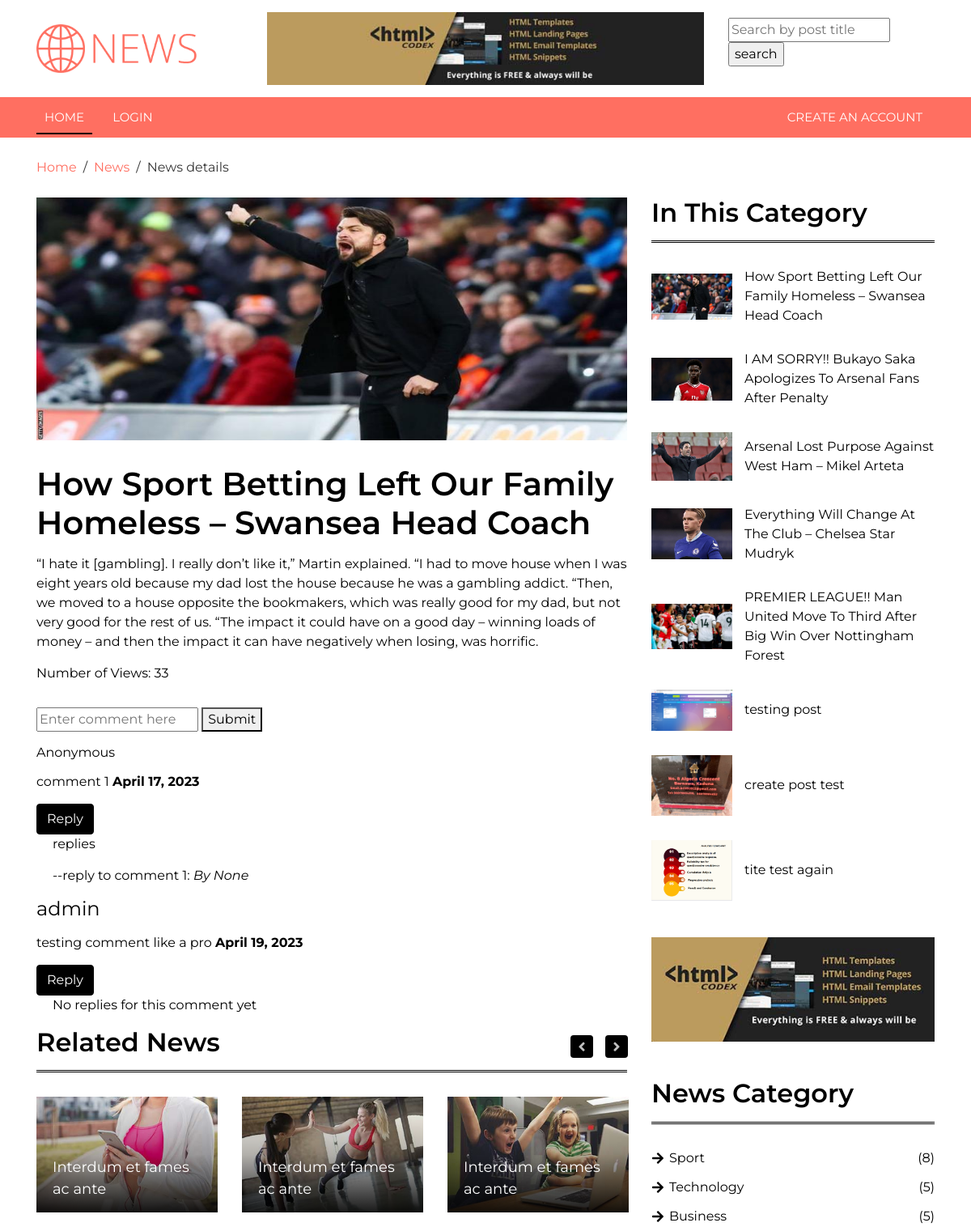
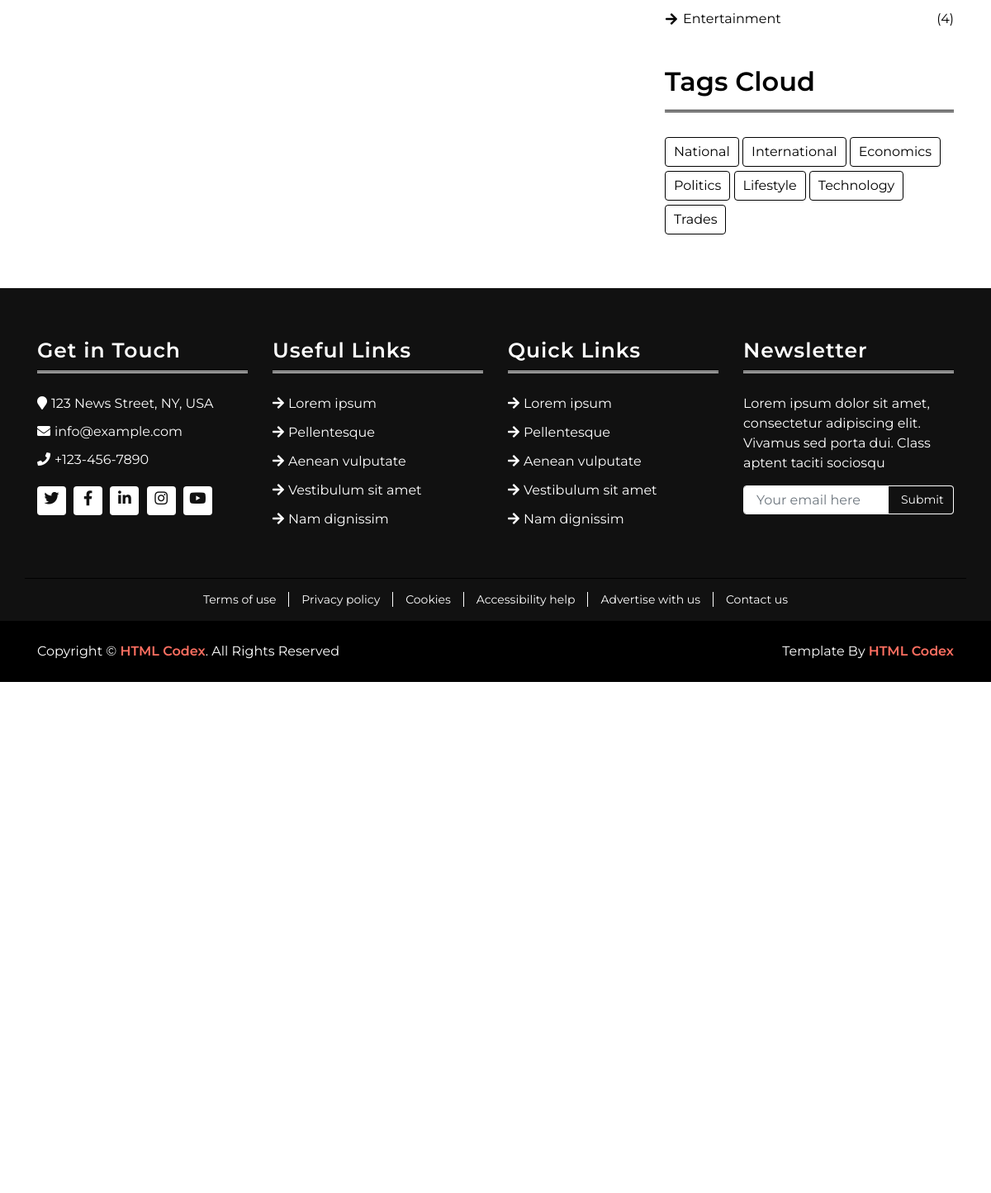
Page /category/1/post/22/ on the committed database (2 pictures, top to bottom).
### blogapp/models.py (models this page shows, shortened)
class Post(models.Model):
    title = models.CharField(max_length=1000)
    details = models.TextField()
    picture = models.ImageField(upload_to='media', blank=True,null=True)
    is_featured = models.BooleanField(default=False)
    category = models.ForeignKey(Category, on_delete=models.CASCADE)
    no_of_views = models.IntegerField(default=0, blank=True)
    created = models.DateTimeField(auto_now_add=True, blank=True, null=True)
    updated = models.DateTimeField(auto_now=True, blank=True, null=True)
    slug = models.SlugField(unique=True, blank=True, null=True)

class Comment(models.Model):
    owner = models.ForeignKey(User, blank=True, null=True, on_delete=models.SET_NULL)
    post = models.ForeignKey(Post, on_delete=models.CASCADE)
    details = models.TextField(max_length=100, blank=True, null=True)
    created = models.DateField(auto_now_add=True)
    updated = models.DateField(auto_now=True)

class CommentReply(models.Model):
    owner = models.ForeignKey(User, blank=True, null=True, on_delete=models.CASCADE)
    post = models.ForeignKey(Post, blank=True, null=True, on_delete=models.CASCADE)
    comment = models.ForeignKey(Comment, blank=True, null=True, on_delete=models.CASCADE)
    reply = models.TextField()

class Category(models.Model):
    name = models.CharField(max_length=1000)
    def __str__(self):
        return self.name

### blogapp/views.py (the view, shortened to what this page needs)
# urls.py: path('category/<str:category_id>/post/<str:post_id>/', views.post_detail, name='detail'),
def post_detail(request, category_id, post_id):
    all_categories = Category.objects.all()
    category = get_object_or_404(Category, pk=category_id)
    post = get_object_or_404(Post, pk=post_id, category_id=category_id)
    post.no_of_views = F('no_of_views') + 1
    post.refresh_from_db(fields=['no_of_views'])
    post_comment = post.comment_set.all()
    context = {
        'post': post,
        'category': category,
        'all_categories': all_categories,
        'post_comment': post_comment,
    }
    return render(request, 'blogapp/single-page.html', context)

### blogapp/templates/blogapp/single-page.html (shortened to what this page needs)
{% extends 'base.html' %}
{% load static %}
        {% block content %}
        <div class="breadcrumb-wrap">
            <div class="container">
                <ul class="breadcrumb">
                    <li class="breadcrumb-item"><a href="#">Home</a></li>
                    <li class="breadcrumb-item"><a href="#">News</a></li>
                    <li class="breadcrumb-item active">News details</li>
                </ul>
            </div>
        </div>
        <div class="single-news">
            <div class="container">
                <div class="row">
                    <div class="col-lg-8">
                        <div class="sn-container">
                            <div class="sn-img">
                                <img style="height:300px;" src="{{post.picture.url}}" />
                            </div>
                            <div class="sn-content">
                                <h1 class="sn-title">{{post.title}}</h1>
                                <p>
                                   {{post.details}}
                                </p>
                                <span>Number of Views: {{post.no_of_views}}</span>
                            </div>
                        </div>
                        <form method="post">
                            <input type="text" name="comment" placeholder="Enter comment here">
                            <button name="comment_form" > Submit</button>
                        </form>
{% for comments in post_comment %}
  {% if comments.owner %}
    <h4 class="comment-owner">{{comments.owner}}</h4>
  {% else %}
    <h6 class="comment-owner">Anonymous</h6>
  {% endif %}
  <p class="comment-details">{{comments.details}}  <b>{{comments.created}}</b></p>
  <button type="button" class="btn btn-primary reply-button" data-bs-toggle="modal" data-bs-target="#exampleModal{{ comments.id }}">
    Reply
  </button>
  {% for replies in comments.commentreply_set.all %}
                        <p class="replies">replies</p>
    <p class="replies">--{{replies.reply}}: <i class="reply-owner">By {{replies.owner}}</i></p>
  {% empty %}
    <p class="replies no-replies">No replies for this comment yet</p>
  {% endfor %}
{% empty %}
  <p class="no-comments">This post has no comment yet</p>
{% endfor %}
                        <div class="sn-related">
                            <h2>Related News</h2>
                            <div class="row sn-slider">
                                <div class="col-md-4">
                                    <div class="sn-img">
                                        <img src="{% static 'img/news-350x223-1.jpg' %}" />
                                        <div class="sn-title">
                                            <a href="">Interdum et fames ac ante</a>
                                        </div>
                                    </div>
                                </div>
                                <div class="col-md-4">
                                    <div class="sn-img">
                                        <img src="{% static 'img/news-350x223-2.jpg' %}" />
                                        <div class="sn-title">
                                            <a href="">Interdum et fames ac ante</a>
                                        </div>
                                    </div>
                                </div>
                                <div class="col-md-4">
                                    <div class="sn-img">
                                        <img src="{% static 'img/news-350x223-3.jpg' %}" />
                                        <div class="sn-title">
                                            <a href="">Interdum et fames ac ante</a>
                                        </div>
                                    </div>
                                </div>
                            </div>
                        </div>
                    </div>
                    <div class="col-lg-4">
                        <div class="sidebar">
                            <div class="sidebar-widget">
                                <h2 class="sw-title">In This Category</h2>
                                {% for post in category.post_set.all %}
                                <div class="news-list">
                                    <div class="nl-item">
                                        <div class="nl-img">
                                            <img src="{{post.picture.url}}" />
                                        </div>
                                        <div class="nl-title">
                                            <a href="{% url 'detail' post.category.id post.id %}">{{post.title}}</a>
                                        </div>
                                    </div>
                                </div>
                                {% endfor %}
                            </div>
                            <div class="sidebar-widget">
                                <div class="image">
                                    <a href="https://htmlcodex.com"><img src="{% static 'img/ads-2.jpg' %}" alt="Image"></a>
                                </div>
                            </div>
                            <div class="sidebar-widget">
                                <h2 class="sw-title">News Category</h2>
                                <div class="category">
                                    <ul>
                                        {% for cat in all_categories %}
                                        <li><a href="">{{cat}}</a><span>({{cat.post_set.all.count}})</span></li>
                                        {% endfor %}
                                    </ul>
                                </div>
                            </div>
                            <div class="sidebar-widget">
                                <h2 class="sw-title">Tags Cloud</h2>
                                <div class="tags">
                                    <a href="">National</a>
                                    <a href="">International</a>
                                    <a href="">Economics</a>
                                    <a href="">Politics</a>
                                    <a href="">Lifestyle</a>
                                    <a href="">Technology</a>
                                    <a href="">Trades</a>
                                </div>
                            </div>
                        </div>
                    </div>
                </div>
            </div>
        </div>
       {% endblock %}

### static/css/style.css (style rules this page uses)
body { color: #000000; font-family: 'Montserrat', sans-serif; font-weight: 400; background: #ffffff; }
a { color: #FF6F61; transition: 0.5s; }
p { padding: 0; margin: 0 0 15px 0; color: #000000; }
h1, h2, h3, h4, h5, h6 { margin: 0 0 15px 0; padding: 0; color: #000000; font-weight: 600; }
h4, h5, h6 { font-weight: 400; }
button.btn { color: #ffffff; background: #000000; border: 1px solid #000000; }
p.replies { padding-left: 20; }
.breadcrumb-wrap { position: relative; width: 100%; background: #ffffff; }
.breadcrumb-wrap .breadcrumb { margin: 25px 0 0 0; padding: 0; background: none; }
.breadcrumb-wrap .breadcrumb .breadcrumb-item + .breadcrumb-item::before { color: #353535; }
.breadcrumb-wrap .breadcrumb .breadcrumb-item.active { color: #353535; }
.single-news { position: relative; width: 100%; padding: 25px 0 0 0; margin-bottom: 15px; }
.single-news .sn-img { position: relative; overflow: hidden; }
.single-news .sn-img img { width: 100%; }
.single-news .sn-content { position: relative; width: 100%; padding: 30px 0; }
.single-news .sn-content h1.sn-title { display: block; width: 100%; color: #000000; }
.single-news .sn-related { margin-bottom: 45px; }
.single-news .sn-related h2 { color: #000000; margin-bottom: 30px; padding-bottom: 15px; border-bottom: 3px double #000000; }
.single-news .sn-slider .sn-img { position: relative; overflow: hidden; }
.single-news .sn-slider .sn-img img { width: 100%; }
.single-news .sn-slider .sn-title { position: absolute; top: 0; right: 0; bottom: 0; left: 0; padding: 15px 10px 15px 20px; background-image: linear-gradient(rgba(0, 0, 0, .0), rgba(0, 0, 0, .3), rgba(0, 0, 0, .9)); display: flex; align-items: flex-end; }
.single-news .sn-slider .sn-title a { display: block; width: 100%; color: #ffffff; font-size: 18px; font-weight: 400; transition: .3s; }
.sidebar { position: relative; width: 100%; }
.sidebar .sidebar-widget { position: relative; width: 100%; margin-bottom: 45px; }
.sidebar .sidebar-widget h2.sw-title { color: #000000; margin-bottom: 30px; padding-bottom: 15px; border-bottom: 3px double #000000; }
.sidebar .sidebar-widget .news-list { position: relative; margin-bottom: 30px; }
.sidebar .news-list .nl-item { display: flex; align-items: center; margin-bottom: 15px; }
.sidebar .news-list .nl-item .nl-img { width: 100px; }
.sidebar .news-list .nl-item .nl-img img { width: 100px; }
.sidebar .news-list .nl-item .nl-title { padding-left: 15px; }
.sidebar .news-list .nl-item .nl-title a { color: #000000; font-size: 16px; font-weight: 400; transition: all .3s; }
.sidebar .sidebar-widget .category { position: relative; }
.sidebar .category ul { margin: 0; padding: 0; list-style: none; }
.sidebar .category ul li { margin: 0 0 12px 22px; }
.sidebar .category ul li:last-child { margin-bottom: 0; }
.sidebar .category ul li a { display: inline-block; color: #000000; line-height: 23px; }
.sidebar .category ul li::before { position: absolute; content: '\f061'; font-family: 'Font Awesome 5 Free'; font-weight: 900; color: #000000; left: 1px; }
.sidebar .category ul li span { display: inline-block; float: right; }
.sidebar .sidebar-widget .tags { position: relative; }
.sidebar .sidebar-widget .tags a { display: inline-block; margin-bottom: 5px; padding: 5px 10px; color: #000000; background: #ffffff; border: 1px solid #000000; border-radius: 4px; }
.sidebar .sidebar-widget .image a { display: block; width: 100%; overflow: hidden; }
.sidebar .sidebar-widget .image img { max-width: 100%; transition: .3s; }

### rows in the picture
Post: picture (picture), title "How Sport Betting Left Our Family Homeless – Swansea Head Coach", details "“I hate it [gambling]. I really don’t like it,” Martin explained. “I had to move house when I was eight years old because my dad lost the house because he was a gambling addict. “Then, we moved to a house opposite the bookmakers, which was really good for my dad, but not very good for the rest of us. “The impact it could have on a good day – winning loads of money – and then the impact it can have negatively when losing, was horrific.", no_of_views "33"
Comment: shows "Anonymous", details "comment 1", created "April 17, 2023"
CommentReply: reply "reply to comment 1", owner "None"
Comment: owner "admin", details "testing comment like a pro", created "April 19, 2023"
Post: picture (picture), title "I AM SORRY!! Bukayo Saka Apologizes To Arsenal Fans After Penalty"
Post: picture (picture), title "Arsenal Lost Purpose Against West Ham – Mikel Arteta"
Post: picture (picture), title "Everything Will Change At The Club – Chelsea Star Mudryk"
Post: picture (picture), title "PREMIER LEAGUE!! Man United Move To Third After Big Win Over Nottingham Forest"
Post: picture (picture), title "testing post"
Post: picture (picture), title "create post test"
Post: picture (picture), title "tite test again"
Category: name "Sport", post_set.all.count "8"
Category: name "Technology", post_set.all.count "5"
Category: name "Business", post_set.all.count "5"
Category: name "Entertainment", post_set.all.count "4"
